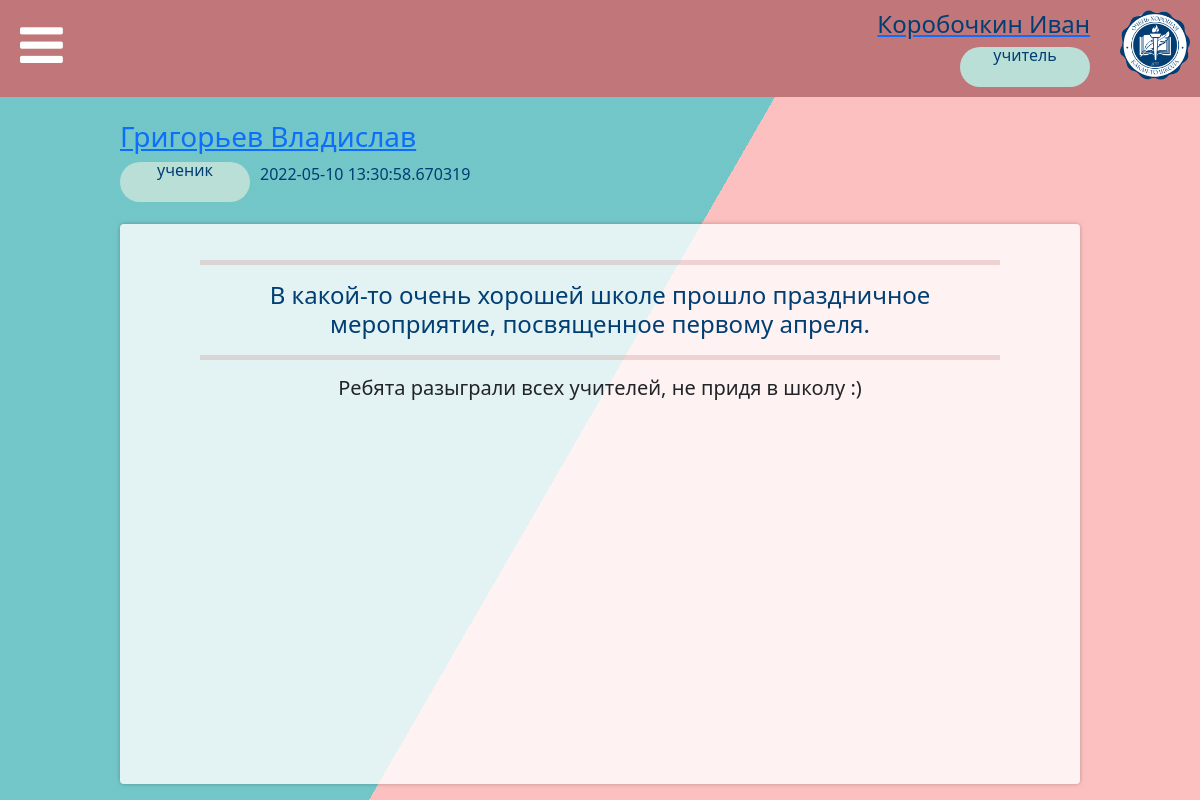
Page /news/10 (signed in) on the committed database.
### data/users.py (models this page shows, shortened)
class User(SqlAlchemyBase, UserMixin, SerializerMixin):
    __tablename__ = 'accounts'
    id = sqlalchemy.Column(sqlalchemy.Integer,
                           primary_key=True, autoincrement=True, unique=True)
    surname = sqlalchemy.Column(sqlalchemy.String, nullable=False)
    name = sqlalchemy.Column(sqlalchemy.String, nullable=False)
    patronymic = sqlalchemy.Column(sqlalchemy.String, nullable=True)
    email = sqlalchemy.Column(sqlalchemy.String,
                              index=True, unique=True, nullable=False)
    hashed_password = sqlalchemy.Column(sqlalchemy.String, nullable=False)
    status_id = sqlalchemy.Column(sqlalchemy.Integer)
    news = orm.relation("News", back_populates='user')

### tables this page shows
CREATE TABLE statuses (id INTEGER PRIMARY KEY AUTOINCREMENT UNIQUE NOT NULL, status STRING NOT NULL UNIQUE);

### data/news.py (models this page shows)
class News(SqlAlchemyBase, SerializerMixin):
    __tablename__ = 'news'
    id = sqlalchemy.Column(sqlalchemy.Integer,
                           primary_key=True, autoincrement=True)
    title = sqlalchemy.Column(sqlalchemy.String, nullable=False)
    content = sqlalchemy.Column(sqlalchemy.Text, nullable=True)
    date = sqlalchemy.Column(sqlalchemy.DateTime, default=datetime.datetime.now)
    author_id = sqlalchemy.Column(sqlalchemy.Integer,
                                  sqlalchemy.ForeignKey("accounts.id"))
    seem_for = sqlalchemy.Column(sqlalchemy.Text, nullable=False)
    user = orm.relation('User')

### main.py (the view)
@app.route('/news/<int:news_id>')
def news_view(news_id):
    db_sess = db_session.create_session()
    news = db_sess.query(News).filter(News.id == news_id).first()
    return render_template("view.html", title=app.config["TITLES"]['news'], pages=app.config["PAGES"], news=news)

### data/db_session.py (called while the page is built)
def create_session() -> Session:
    global __factory
    return __factory()

### main.py (called while the page is built)
@login_manager.user_loader
def load_user(user_id):
    db_sess = db_session.create_session()
    return db_sess.query(User).get(user_id)

@app.context_processor
def utility_processor():
    def make_readable_status(status_id):
        return app.config["ROLES_REVERSE"][status_id]
    return dict(make_readable_status=make_readable_status)

### templates/view.html
{% extends "base.html" %}
{% block content %}
<div class="bg"></div>
<div class="bg bg2"></div>
<div class="bg bg3"></div>
<section class="content-info">
    <a href=""><h3>{{ news.user.surname }} {{ news.user.name }}</h3><a>
    <div class="news-wrapper">
        <div class="status d-inline-block" tabindex="0" data-bs-toggle="tooltip" title="Роль в школе"><a>{{ make_readable_status(news.user.status_id) }}</a></div>
        <div style="min-width: 10px; height: 20px;"></div>
        <span class="d-inline-block" tabindex="0" data-bs-toggle="tooltip" style="height: 20px;" title="Дата и время публикации">
            <a style="vertical-align: top; ">{{ news.date }}</a>
        </span>
    </div>
    <div style="min-height: 15px; width:100px;"></div>
</section>
<div class="content-news">
    <hr width="100%" size="7" color="#C17779"/>
    <h4>{{ news.title }}</h4>
    <hr width="100%" size="7" color="#C17779"/>
    <h5>{{ news.content }}</h5>
</div>
{% endblock %}

### templates/base.html (shortened to what this page needs)
<!DOCTYPE html>
<html>
<head>
    <link rel="stylesheet" href="https://netdna.bootstrapcdn.com/font-awesome/4.7.0/css/font-awesome.min.css">
    <link href="https://www.jqueryscript.net/css/jquerysctipttop.css" rel="stylesheet" type="text/css">
    <link rel="stylesheet" href="https://cdn.jsdelivr.net/npm/bootstrap@5.1.3/dist/css/bootstrap.min.css"
>
    <link rel="stylesheet" href="/../static/css/style.css">
    <link rel="stylesheet" href="/../static/css/index_style.css">
    <link rel="stylesheet" href="/../static/css/news_view.css">
</head>
<body>
<header>
    <div class="news-wrapper">
        <i id="button-menu" class="fa fa-bars"></i>
        <div style="flex:1;"></div>
        {% if current_user.is_authenticated %}
        <a href="/logout">
            <div align="right">
                <h4>{{ current_user.surname }} {{ current_user.name }}</h4>
                <div class="status" tabindex="0" data-bs-toggle="tooltip" title="Роль в школе"><a>{{
                    make_readable_status(current_user.status_id) }}</a></div>
            </div>
        </a>
        {% endif %}
        <div style="min-width:30px; height:20px;"></div>
        <img src="/../static/img/logo.png" width="70" height="70" align="right">
    </div>
            {% set q = 1 %}
</header>
<div class="spacebar-my"></div>
{% block content %}{% endblock %}
</body>
</html>

### static/css/style.css (style rules this page uses)
:root { --color-primary: rgba(193, 119, 121, 0.69); --second-color: #fff; }
* { margin: 0; padding: 0; box-sizing: border-box; }
header { position: absolute; width: 100%; top: 0; left: 0; padding: 10px; background: #C17779; }
header #button-menu { font-size: 50px; padding: 10px; color: #fff; cursor: pointer; }
h4 { color: #003e73; }
.spacebar-my { width: 100%; height: 90px; }
.bg { animation:slide 3s ease-in-out infinite alternate; background-image: linear-gradient(-60deg, #FDB7B9 50%, #60BFC1 50%); bottom:0; left:-50%; opacity:.5; position:fixed; right:-50%; top:0; z-index:-1; }
.bg2 { animation-direction:alternate-reverse; animation-duration:4s; }
.bg3 { animation-duration:5s; }
.status { width: 130px; height: 40px; border-radius: 60px; background-color: #BADFD7; text-align: center; color: #003e73; line-height: 1em; flex-grow: 0; flex-shrink: 0; vertical-align: middle; }

### static/css/news_view.css (style rules this page uses)
.content-news { background-color:rgba(255,255,255,.8); border-radius:.25em; box-shadow:0 0 .25em rgba(0,0,0,.25); box-sizing:border-box; width: 80%; height: 70%; left:50%; padding-top: 20px; padding-right: 10vmin; padding-bottom: 10vmin; padding-left: 10vmin; position:fixed; text-align:center; top:63%; transform:translate(-50%, -50%); overflow: auto; z-index:1; }
.content-info { border-radius:.25em; box-sizing:border-box; width: 80%; height: 20%; left:50%; position:fixed; text-align:left; top:25%; transform:translate(-50%, -50%); color: #003e73; }
hr { margin: 1rem 0; color: #C17779; background-color: currentColor; border: 0; opacity: .25; }
.news-wrapper { display: flex; flex-flow: row wrap; }

### rows in the picture
User: surname "Коробочкин", name "Иван"
statuses: status "учитель"
User: user.surname "Григорьев", user.name "Владислав"
statuses: status "ученик"
News: date "2022-05-10 13:30:58.670319", title "В какой-то очень хорошей школе прошло праздничное мероприятие, посвященное первому апреля.", content "Ребята разыграли всех учителей, не придя в школу :)"
